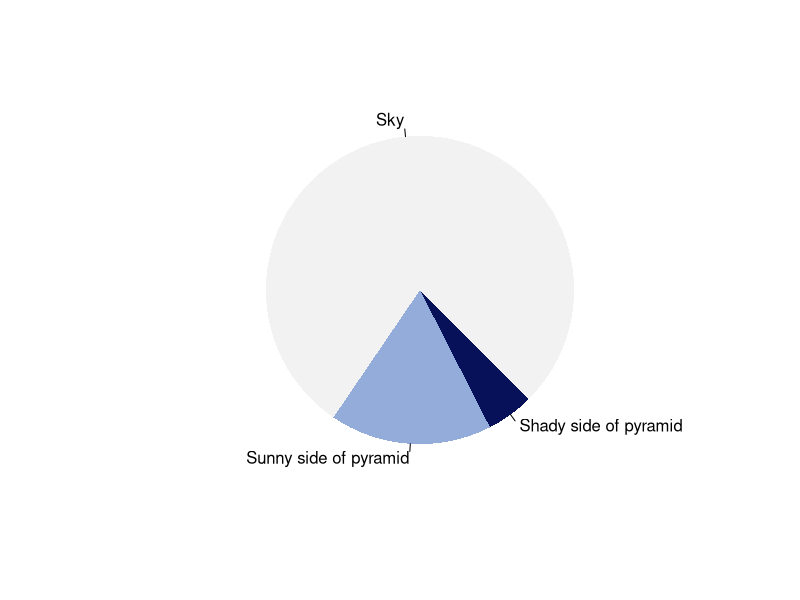

Write the R code that produced this figure.
## ---- chunk 1
paste("This", "new", "template", "looks", "good")
## ---- chunk 2
pie(
  c(Sky = 78, "Sunny side of pyramid" = 17, "Shady side of pyramid" = 5), 
  init.angle = 315, 
  col = c("#f2f2f2", "#94acd9", "#071159"), 
  border = FALSE
)
## ---- chunk 3

